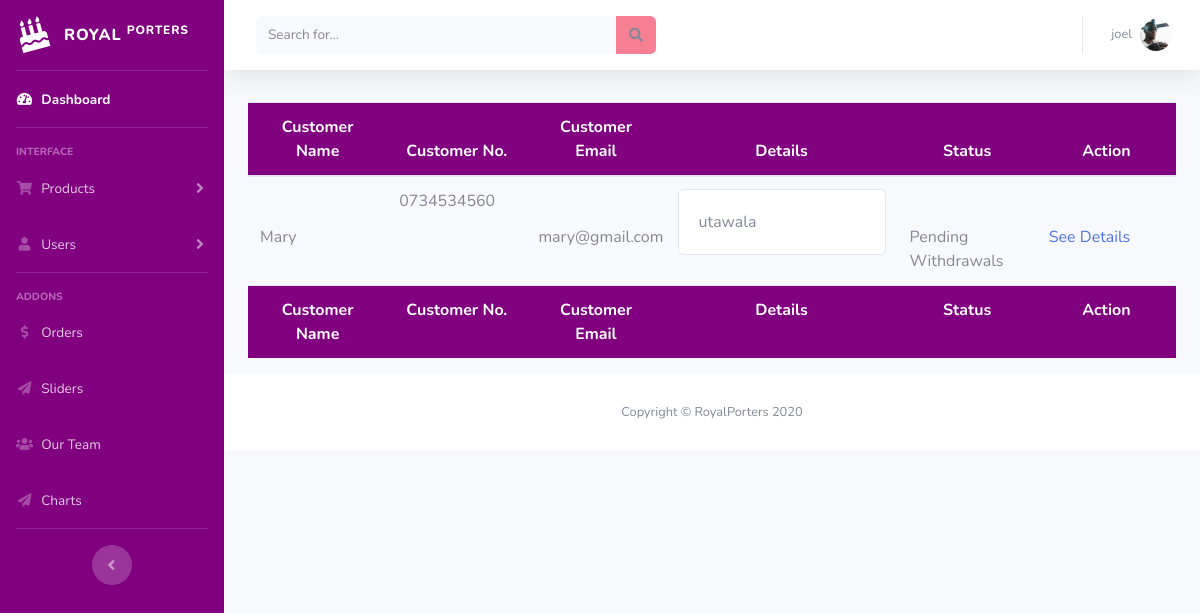
The app's page /royalporters/admin/pendingwithdrawals.php (signed in) with its own data.
### tables this page shows
CREATE TABLE `orders` (
  `order_id` int(255) NOT NULL,
  `customer_name` varchar(255) NOT NULL,
  `customer_id` varchar(255) DEFAULT NULL,
  `customer_email` varchar(255) NOT NULL,
  `customer_number` varchar(255) NOT NULL,
  `customer_address` varchar(255) NOT NULL,
  `cart_id` int(11) NOT NULL,
  `status` varchar(100) NOT NULL DEFAULT 'Pending'
);

### royalporters/admin/pendingwithdrawals.php (the view, shortened to what this page needs)
<?php
include("../db.php");
$sql = "SELECT * FROM orders WHERE status = 'Pending Withdrawals'";
$result = mysqli_query($con, $sql);
?>
<!DOCTYPE html>
<html lang="en">
<head>
  <link href="vendor/fontawesome-free/css/all.min.css" rel="stylesheet" type="text/css">
  <link href="css/sb-admin-2.min.css" rel="stylesheet">
  <link rel="stylesheet" href="https://cdn.datatables.net/1.10.20/css/dataTables.bootstrap4.min.css"></link>
</head>
<body id="page-top">
  <div id="wrapper">
    <ul class="navbar-nav sidebar sidebar-dark accordion" id="accordionSidebar" style="background-color: purple">
      <a class="sidebar-brand d-flex align-items-center justify-content-center" href="index.html">
        <div class="sidebar-brand-icon rotate-n-15">
          <i class="fas fa-birthday-cake"></i>
        </div>
        <div class="sidebar-brand-text mx-3">ROYAL <sup>PORTERS</sup></div>
      </a>
      <hr class="sidebar-divider my-0">
      <li class="nav-item active">
        <a class="nav-link" href="<?= BASEURL ?>admin/index_admin.php">
          <i class="fas fa-fw fa-tachometer-alt"></i>
          <span>Dashboard</span></a>
      </li>
      <hr class="sidebar-divider">
      <div class="sidebar-heading">
        Interface
      </div>
      <li class="nav-item">
        <a class="nav-link collapsed" href="#" data-toggle="collapse" data-target="#collapseTwo" aria-expanded="true" aria-controls="collapseTwo">
          <i class="fas fa-fw fa-shopping-cart"></i>
          <span>Products</span>
        </a>
      </li>
      <li class="nav-item">
        <a class="nav-link collapsed" href="#" data-toggle="collapse" data-target="#collapseUtilities" aria-expanded="true" aria-controls="collapseUtilities">
          <i class="fas fa-fw fa-user"></i>
          <span>Users</span>
        </a>
      </li>
      <hr class="sidebar-divider">
      <div class="sidebar-heading">
        Addons
      </div>
      <li class="nav-item">
        <a class="nav-link" href="<?= BASEURL ?>admin/orders.php">
          <i class="fas fa-fw fa-dollar-sign"></i>
          <span>Orders</span></a>
      </li>
      <li class="nav-item">
        <a class="nav-link" href="<?= BASEURL ?>admin/slider.php">
          <i class="fas fa-fw fa-paper-plane"></i>
          <span>Sliders</span></a>
      </li>
      <li class="nav-item">
        <a class="nav-link" href="<?= BASEURL ?>admin/ourteam.php">
          <i class="fas fa-fw fa-users"></i>
          <span>Our Team</span></a>
      </li>
      <li class="nav-item">
        <a class="nav-link" href="<?= BASEURL ?>admin/charts.php">
          <i class="fas fa-fw fa-paper-plane"></i>
          <span>Charts</span></a>
      </li>
      <hr class="sidebar-divider d-none d-md-block">
      <div class="text-center d-none d-md-inline">
        <button class="rounded-circle border-0" id="sidebarToggle"></button>
      </div>
    </ul>
    <div id="content-wrapper" class="d-flex flex-column">
        <div id="content">
        <nav class="navbar navbar-expand navbar-light bg-white topbar mb-4 static-top shadow">
          <form class="d-none d-sm-inline-block form-inline mr-auto ml-md-3 my-2 my-md-0 mw-100 navbar-search">
            <div class="input-group">
              <input type="text" class="form-control bg-light border-0 small" placeholder="Search for..." aria-label="Search" aria-describedby="basic-addon2">
              <div class="input-group-append">
                <button class="btn" type="button" style="background-color: #f67f93">
                  <i class="fas fa-search fa-sm"></i>
                </button>
              </div>
            </div>
          </form>
          <ul class="navbar-nav ml-auto">
            <li class="nav-item dropdown no-arrow">
              <a class="nav-link dropdown-toggle" href="#" id="userDropdown" role="button" data-toggle="dropdown" aria-haspopup="true" aria-expanded="false">
                <span class="mr-2 d-none d-lg-inline text-gray-600 small"><?= $_SESSION['username']; ?></span>
                <img class="img-profile rounded-circle" src="../img/me4.jpg">
              </a>
            </li>
          </ul>
        </nav>
    <div class="container-fluid">
     <div class="row">
            <div class="col-md-12">
    <div class="table table-responsive">
        <table id="mytable" class="display" style="width:100%;table-layout:fixed;">
        <thead class="text-center" style="background-color: purple;color: white">
            <tr>
                <th style="width:15%;">Customer Name</th>
                <th style="width:15%">Customer No.</th>
                <th style="width:15%">Customer Email</th>
                <th style="width:25%">Details</th>
                <th style="width:15%">Status</th>
                <th style="width:15%">Action</th>
            </tr>
        </thead>
        <tbody>
          <?php
              while($row = mysqli_fetch_array($result)) {
          ?>
            <tr>
                <td class="pt-5"><?= $row['customer_name'] ?></td>
                <td><?= $row['customer_number'] ?></td>
                <td class="pt-5"><?= $row['customer_email'] ?></td>
                <td style="overflow:hidden">
                <div class="card card-body">
                    <?= $row['customer_address']; ?>
                </div>
                </td>
                <td class="pt-5"><?= $row['status'] ?></td>
                <td class="pt-5"><a href="<?= BASEURL . 'admin/orders/order_details.php?id=' . $row['order_id'] ?>">See Details</td>
            </tr>
            <?php
          }
            ?>
        </tbody>
        <tfoot class="text-center" style="background-color: purple;color: white">
            <tr>
                <th style="width:15%;">Customer Name</th>
                <th style="width:15%">Customer No.</th>
                <th style="width:15%">Customer Email</th>
                <th style="width:25%">Details</th>
                <th style="width:15%">Status</th>
                <th style="width:15%">Action</th>
            </tr>
        </tfoot>
    </table>
  </div>
            </div>
      </div>
    </div>
    <footer class="sticky-footer bg-white">
    <?php include("footer_admin.php"); ?>

### records on screen
orders: customer_name "Mary", customer_number "0734534560", customer_email "mary@gmail.com", customer_address "utawala", status "Pending Withdrawals"

### other values on screen
$_SESSION['username'] "joel"
